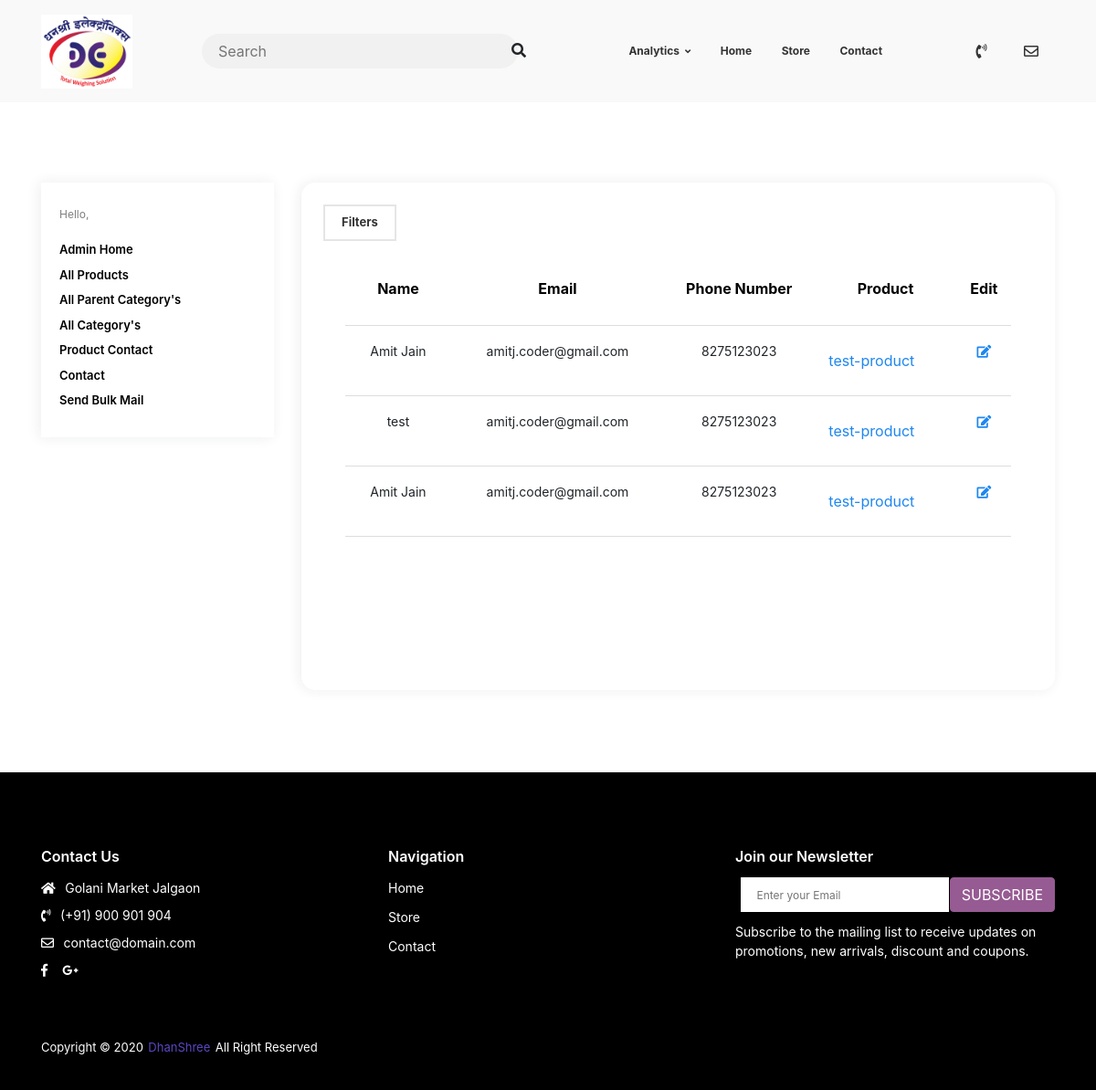
Before: /analytics/product/contact/ (signed in) with the older database file.
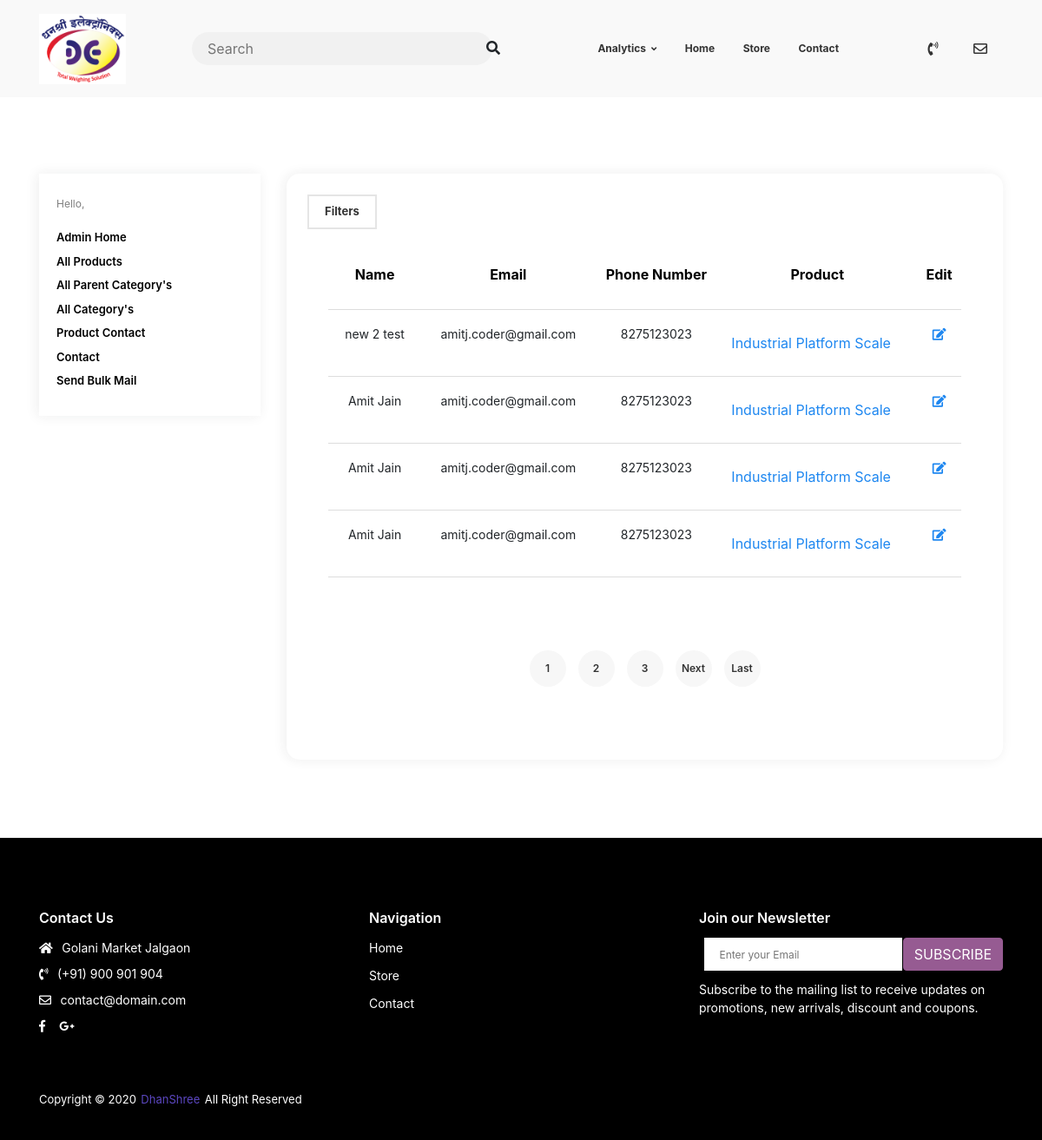
After: the same page with the newer database file.
### products/models.py (models this page shows, shortened)
class ProductContact(models.Model):
    name = models.CharField(max_length=100)
    email = models.EmailField(null=True, blank=True)
    mobile = models.BigIntegerField()
    product = models.ForeignKey(Product, on_delete=models.CASCADE)
    date = models.DateField(default=timezone.now)
    read = models.BooleanField(default=False)
    class Meta:
        ordering = ['-date']

class Product(models.Model):
    category = models.ForeignKey(Category, on_delete=models.CASCADE)
    title = models.CharField(max_length=200, unique=True)
    label = models.CharField(choices=LABEL_CHOICES, max_length=11, null=True, blank=True,
                             help_text="Item is of Sale, New Arrival etc or leave it blank for no label. \
                                        (Label will be displayed over a item.)")
    slug = models.SlugField(unique=True)
    model = models.TextField(null=True, blank=True, max_length=200)
    capacity = models.TextField(null=True, blank=True, max_length=200)
    e_value = models.TextField(null=True, blank=True, max_length=200)
    platform_size = models.TextField(null=True, blank=True, max_length=200)
    weighing_capacity = models.CharField(help_text='Weighing capacity', null=True, blank=True, max_length=200)
    use = models.CharField(null=True, blank=True, max_length=200)
    brand = models.CharField(null=True, blank=True, max_length=200)
    display_type = models.CharField(null=True, blank=True, max_length=200)
    material = models.CharField(null=True, blank=True, max_length=200)
    battery_type = models.CharField(null=True, blank=True, max_length=200)
    power_consumption = models.CharField(null=True, blank=True, max_length=200)
    voltage = models.CharField(null=True, blank=True, max_length=200)
    operating_temperature = models.CharField(null=True, blank=True, max_length=200)
    no_of_digits = models.CharField(null=True, blank=True, max_length=200)
    digit_height = models.CharField(null=True, blank=True, max_length=200)
    options = models.TextField(help_text='Overview product', null=True, blank=True)
    image_main = models.ImageField(upload_to='products', null=True, blank=True)
    image_2 = models.ImageField(upload_to='products', null=True, blank=True)
    image_3 = models.ImageField(upload_to='products', null=True, blank=True)
    image_4 = models.ImageField(upload_to='products', null=True, blank=True)
    image_5 = models.ImageField(upload_to='products', null=True, blank=True)
    is_active = models.BooleanField(default=True)
    trending = models.BooleanField(default=False)
    date_added = models.DateTimeField(auto_now_add=True)
    class Meta:
        db_table = 'products_product'
        ordering = ['title']
    def __str__(self):
        return self.title

### analytics/views.py (the view)
# urls.py: path('product/contact/', views.AdminProductContactListView.as_view(), name='admin-product-contact'),
class AdminProductContactListView(LoginRequiredMixin, UserPassesTestMixin, ListView):
    model = ProductContact
    paginate_by = 4
    template_name = "analytics/product_contact_list_admin.html"
    def get_context_data(self, **kwargs):
        context = super().get_context_data(**kwargs)
        current_query = ProductContact.objects.all()
        category_filter = ProductContactFilter(self.request.GET, queryset=current_query)
        context['filter'] = category_filter
        if len(category_filter.qs) != len(current_query):
            context['object_list'] = category_filter.qs
            if len(category_filter.qs) < self.paginate_by:
                context['is_paginated'] = False
        return context
    def test_func(self):  # Giving only staff the permission to add Category
        return self.request.user.is_staff is True

### products/templatetags/products_extras.py (called while the page is built)
@register.simple_tag
def filter_url(value, field_name, urlencode=None):
    url = '?{}={}'.format(field_name, value)
    if urlencode:
        querystring = urlencode.split('&')
        filtered_querystring = filter(lambda p: p.split('=')[0] != field_name, querystring)
        encoded_querystring = '&'.join(filtered_querystring)
        url = '{}&{}'.format(url, encoded_querystring)
    return url

### analytics/templates/analytics/product_contact_list_admin.html (shortened to what this page needs)
{% extends "analytics/base.html" %}
{% load crispy_forms_tags %}
{% load products_extras %}
{% load widget_tweaks %}
{% block data %}
<div class="tool-style__group u-s-m-b-8">
    <span class="js-shop-filter-target" data-side="#side-filter">Filters</span>
</div>
<div class="dash__pad-2">
<table width="100%">
    <tr>
        <th><p align="center" style="color: #000;font-size: 1em;">Name</p></th>
        <th><p align="center" style="color: #000;font-size: 1em;">Email</p></th>
        <th><p align="center" style="color: #000;font-size: 1em;">Phone Number</p></th>
        <th><p align="center" style="color: #000;font-size: 1em;">Product</p></th>
        <th><p align="center" style="color: #000;font-size: 1em;">Edit</p></th>
    </tr>
    {% for object in object_list %}
    <tr>
        <td style="padding: 1em;"><p align="center">{{ object.name }}</p></td>
        <td style="padding: 1em;"><p align="center">{{ object.email }}</p></td>
        <td style="padding: 1em;"><p align="center">{{ object.mobile }}</p></td>
        <td style="padding: 1em;"><a align="center" href="{% url 'product-detail-view' object.product.id %}">{{ object.product }}</a></td>
        <td style="padding: 1em;"><p align="center"><a href="{% url 'admin-product-contact-update'  object.id %}"><i class="fas fa-edit"></i></a></p></td>
    </tr>
    {% endfor %}
</table>
</div>
<div class="u-s-p-y-60">
    <ul class="shop-p__pagination">
        {% if is_paginated %}
            {% for num in page_obj.paginator.page_range %}
                {% if page_obj.number == num %}
                    <li class="is-active"><a href="{% filter_url num 'page' request.GET.urlencode %}">{{ num }}</a></li>
                    {% elif num > page_obj.number|add:'-3' and num < page_obj.number|add:'3' %}
                    <li class="is-active"><a href="{% filter_url num 'page' request.GET.urlencode %}">{{ num }}</a></li>
                {% endif %}
            {% endfor %}
            {% if page_obj.has_next %}
                <li class="is-active"><a href="{% filter_url page_obj.next_page_number 'page' request.GET.urlencode %}">Next</a></li>
                <li class="is-active"><a href="{% filter_url page_obj.paginator.num_pages 'page' request.GET.urlencode %}">Last</a></li>
            {% endif %}
        {% endif %}
    </ul>
</div>
{% endblock data %}

Changed rows visible on the page:
no longer on this page (row unchanged): ProductContact: name "Amit Jain", email "amitj.coder@gmail.com", mobile "8275123023", product "test-product"
no longer on this page (row unchanged): ProductContact: name "test", email "amitj.coder@gmail.com", mobile "8275123023", product "test-product"
no longer on this page (row unchanged): ProductContact: name "Amit Jain", email "amitj.coder@gmail.com", mobile "8275123023", product "test-product"
added ProductContact: name "new 2 test", email "amitj.coder@gmail.com", mobile "8275123023", product "Industrial Platform Scale"
added ProductContact: name "Amit Jain", email "amitj.coder@gmail.com", mobile "8275123023", product "Industrial Platform Scale"
added ProductContact: name "Amit Jain", email "amitj.coder@gmail.com", mobile "8275123023", product "Industrial Platform Scale"
added ProductContact: name "Amit Jain", email "amitj.coder@gmail.com", mobile "8275123023", product "Industrial Platform Scale"
Other visible differences:
new list line: "1"
new list line: "2"
new list line: "3"
text now shown: "Next Last"
